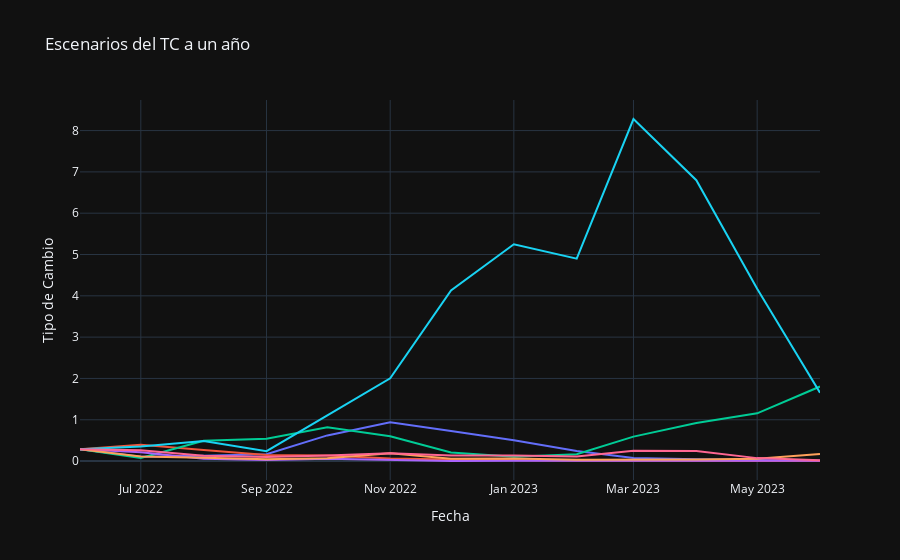

The notebook cell this image was saved under:
### Code cell
pd.options.plotting.backend = "plotly"
fig = df.plot(labels={'value': 'Tipo de Cambio','FECHA_CONTABLE': 'Fecha'}, title='Escenarios del TC a un año',template='plotly_dark')
fig.update_layout(showlegend=False)

fig.show()

### Figure 1 — Plotly figure (JSON) as saved in the notebook; plotly's stock layout.template omitted (floating-point values rounded to 4 significant figures)
{"data": [{"hovertemplate": "variable=0<br>Fecha=%{x}<br>Tipo de Cambio=%{y}<extra></extra>", "legendgroup": "0", "line": {"color": "#636efa", "dash": "solid"}, "mode": "lines", "name": "0", "orientation": "v", "showlegend": true, "type": "scatter", "x": ["2022-06-01T00:00:00", "2022-07-01T00:00:00", "2022-08-01T00:00:00", "2022-09-01T00:00:00", "2022-10-01T00:00:00", "2022-11-01T00:00:00", "2022-12-01T00:00:00", "2023-01-01T00:00:00", "2023-02-01T00:00:00", "2023-03-01T00:00:00", "2023-04-01T00:00:00", "2023-05-01T00:00:00", "2023-06-01T00:00:00"], "xaxis": "x", "y": [0.2853, 0.1068, 0.1316, 0.1658, 0.6212, 0.9372, 0.7272, 0.5062, 0.2442, 0.07642, 0.04564, 0.02468, 0.004857], "yaxis": "y"}, {"hovertemplate": "variable=1<br>Fecha=%{x}<br>Tipo de Cambio=%{y}<extra></extra>", "legendgroup": "1", "line": {"color": "#EF553B", "dash": "solid"}, "mode": "lines", "name": "1", "orientation": "v", "showlegend": true, "type": "scatter", "x": ["2022-06-01T00:00:00", "2022-07-01T00:00:00", "2022-08-01T00:00:00", "2022-09-01T00:00:00", "2022-10-01T00:00:00", "2022-11-01T00:00:00", "2022-12-01T00:00:00", "2023-01-01T00:00:00", "2023-02-01T00:00:00", "2023-03-01T00:00:00", "2023-04-01T00:00:00", "2023-05-01T00:00:00", "2023-06-01T00:00:00"], "xaxis": "x", "y": [0.2853, 0.3954, 0.2661, 0.1487, 0.1348, 0.06402, 0.03739, 0.01811, 0.007057, 0.005801, 0.005492, 0.001698, 0.003038], "yaxis": "y"}, {"hovertemplate": "variable=2<br>Fecha=%{x}<br>Tipo de Cambio=%{y}<extra></extra>", "legendgroup": "2", "line": {"color": "#00cc96", "dash": "solid"}, "mode": "lines", "name": "2", "orientation": "v", "showlegend": true, "type": "scatter", "x": ["2022-06-01T00:00:00", "2022-07-01T00:00:00", "2022-08-01T00:00:00", "2022-09-01T00:00:00", "2022-10-01T00:00:00", "2022-11-01T00:00:00", "2022-12-01T00:00:00", "2023-01-01T00:00:00", "2023-02-01T00:00:00", "2023-03-01T00:00:00", "2023-04-01T00:00:00", "2023-05-01T00:00:00", "2023-06-01T00:00:00"], "xaxis": "x", "y": [0.2853, 0.07319, 0.4921, 0.5418, 0.8176, 0.6003, 0.2061, 0.1028, 0.1654, 0.5919, 0.9203, 1.156, 1.804], "yaxis": "y"}, {"hovertemplate": "variable=3<br>Fecha=%{x}<br>Tipo de Cambio=%{y}<extra></extra>", "legendgroup": "3", "line": {"color": "#ab63fa", "dash": "solid"}, "mode": "lines", "name": "3", "orientation": "v", "showlegend": true, "type": "scatter", "x": ["2022-06-01T00:00:00", "2022-07-01T00:00:00", "2022-08-01T00:00:00", "2022-09-01T00:00:00", "2022-10-01T00:00:00", "2022-11-01T00:00:00", "2022-12-01T00:00:00", "2023-01-01T00:00:00", "2023-02-01T00:00:00", "2023-03-01T00:00:00", "2023-04-01T00:00:00", "2023-05-01T00:00:00", "2023-06-01T00:00:00"], "xaxis": "x", "y": [0.2853, 0.213, 0.05875, 0.02828, 0.05413, 0.02542, 0.00426, 0.008267, 0.003125, 0.004608, 0.006114, 0.005274, 0.004943], "yaxis": "y"}, {"hovertemplate": "variable=4<br>Fecha=%{x}<br>Tipo de Cambio=%{y}<extra></extra>", "legendgroup": "4", "line": {"color": "#FFA15A", "dash": "solid"}, "mode": "lines", "name": "4", "orientation": "v", "showlegend": true, "type": "scatter", "x": ["2022-06-01T00:00:00", "2022-07-01T00:00:00", "2022-08-01T00:00:00", "2022-09-01T00:00:00", "2022-10-01T00:00:00", "2022-11-01T00:00:00", "2022-12-01T00:00:00", "2023-01-01T00:00:00", "2023-02-01T00:00:00", "2023-03-01T00:00:00", "2023-04-01T00:00:00", "2023-05-01T00:00:00", "2023-06-01T00:00:00"], "xaxis": "x", "y": [0.2853, 0.1087, 0.08032, 0.04613, 0.06914, 0.1908, 0.05418, 0.06072, 0.03078, 0.03549, 0.03507, 0.05859, 0.1694], "yaxis": "y"}, {"hovertemplate": "variable=5<br>Fecha=%{x}<br>Tipo de Cambio=%{y}<extra></extra>", "legendgroup": "5", "line": {"color": "#19d3f3", "dash": "solid"}, "mode": "lines", "name": "5", "orientation": "v", "showlegend": true, "type": "scatter", "x": ["2022-06-01T00:00:00", "2022-07-01T00:00:00", "2022-08-01T00:00:00", "2022-09-01T00:00:00", "2022-10-01T00:00:00", "2022-11-01T00:00:00", "2022-12-01T00:00:00", "2023-01-01T00:00:00", "2023-02-01T00:00:00", "2023-03-01T00:00:00", "2023-04-01T00:00:00", "2023-05-01T00:00:00", "2023-06-01T00:00:00"], "xaxis": "x", "y": [0.2853, 0.3498, 0.4839, 0.2389, 1.108, 2.003, 4.131, 5.249, 4.899, 8.28, 6.798, 4.171, 1.653], "yaxis": "y"}, {"hovertemplate": "variable=6<br>Fecha=%{x}<br>Tipo de Cambio=%{y}<extra></extra>", "legendgroup": "6", "line": {"color": "#FF6692", "dash": "solid"}, "mode": "lines", "name": "6", "orientation": "v", "showlegend": true, "type": "scatter", "x": ["2022-06-01T00:00:00", "2022-07-01T00:00:00", "2022-08-01T00:00:00", "2022-09-01T00:00:00", "2022-10-01T00:00:00", "2022-11-01T00:00:00", "2022-12-01T00:00:00", "2023-01-01T00:00:00", "2023-02-01T00:00:00", "2023-03-01T00:00:00", "2023-04-01T00:00:00", "2023-05-01T00:00:00", "2023-06-01T00:00:00"], "xaxis": "x", "y": [0.2853, 0.262, 0.131, 0.09632, 0.1361, 0.1885, 0.1365, 0.1367, 0.1122, 0.2515, 0.2458, 0.07141, 0.02093], "yaxis": "y"}], "layout": {"legend": {"title": {"text": "variable"}, "tracegroupgap": 0}, "showlegend": false, "title": {"text": "Escenarios del TC a un año"}, "xaxis": {"anchor": "y", "domain": [0, 1], "title": {"text": "Fecha"}}, "yaxis": {"anchor": "x", "domain": [0, 1], "title": {"text": "Tipo de Cambio"}}}}
